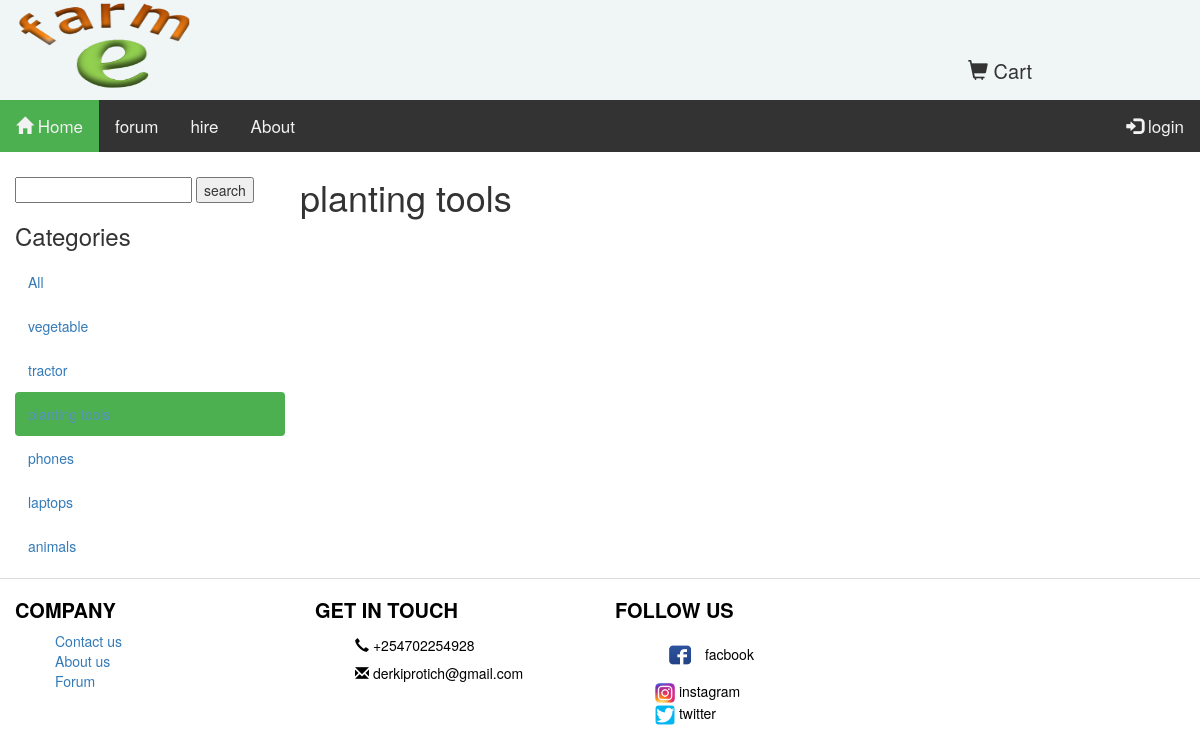
The page /planting-tools/ on the database its author committed.
### efarm/models.py (models this page shows, shortened)
class Category(models.Model):
	name = models.CharField(max_length=200 ,db_index=True)
	slug = models.SlugField(max_length=200,db_index=True, unique=True)
	class Meta:
		ordering=('-name',)
		verbose_name = 'category'
		verbose_name_plural = 'categories'
	def get_absolute_url(self):
		return reverse('product_list_by_category', args=[self.slug])

### efarm/views.py (the view)
# urls.py: url(r'^(?P<category_slug>[-\w]+)/$',views.product_list, name='product_list_by_category'),
def product_list(request ,category_slug=None):
	storage =messages.get_messages(request)
	category = None
	categories= Category.objects.all()
	cart_form=shoping()
	prod_list=Product.objects.filter(available=True)
	paginator =Paginator(prod_list,20)
	page = request.GET.get('page')
	try:
		products= paginator.page(page)
	except PageNotAnInteger:
		products = paginator.page(1)
	except EmptyPage:
		products = paginator.page(paginator.num_pages)
	if category_slug:
		category = get_object_or_404(Category, slug=category_slug)
		products = Product.objects.filter( category=category )
	return render(request,'shop/product/product.html', {'category':category,
														'categories':categories,
														'products':products,
														'page':page,
														'cart_form':cart_form,
														'message':storage}
														)

### cart/forms.py
class shoping(forms.Form):
	update=forms.BooleanField(required=False,initial=False,widget=forms.HiddenInput)
	quantity=forms.TypedChoiceField(required=True,
									 choices=PRODUCT_QUANTITY_CHOICE,
									 coerce =int)

### cart/cart.py (called while the page is built)
	def __len__(self):
		return sum(item['quantity' ] for item in self.cart.values())

### cart/context_processors.py (called while the page is built)
def cart(request):
	return {'cart': Cart(request)}

### efarm/templates/shop/product/product.html (shortened to what this page needs)
{% extends "shop/base.html" %}
{% load static %}
{% block content %}
<div id="content">
<div class="">
<div id="sidebar" class="col-lg-3 col-md-2 col-sm-0">
	<div>
				<form action="/search" method="get" class="autocomplete-me">
					<input name="q" type="text" type="text" id="id_q"  />
					<input type="submit" value="search"  />
				</form>
			</div>
			<h3>Categories</h3>
			<ul>
				<li {% if not category %} class="select"{% endif %}><a href="{% url "product_list" %}">All</a></li>
			{% for c in categories %}
				<li {% if category.slug == c.slug %}class="select"{% endif %}><a href="{{ c.get_absolute_url }}">{{ c.name }}</a></li>
			{% endfor %}
			</ul>
</div>
<h1>{% if category %} {{ category.name }}{% else %}Products{% endif %}</h1>
<div id="main" class="product col-sm-12 col-md-9 col-lg-9" >
    <div class="col-md-9 pull-left">
    </div>
</div>
</div>
	</div>
{% endblock %}

### static/css/main.css (style rules this page uses)
body { margin: 0px 0px 0px 0px; font-family:helvetica, sans-serif; height: 100%; }
* { box-sizing: border-box; }
a { text-decoration:none; color:black; }
#sidebar ul { margin: 0px; padding: 0px; }
#sidebar ul li { margin: 0px; list-style: none; padding: 12px 13px; }
#sidebar ul li a { display: block; }
#main { -webkit-flex-wrap: wrap; flex-wrap: wrap; display: flex; padding: 0px; height: auto; }
#sidebar ul li.select { background:#4CAF50; border-radius:4px; }
#sidebar ul li.select a { color:#5993bb; }

### rows shown on the page
Category: name "vegetable"
Category: name "tractor"
Category: name "phones"
Category: name "laptops"
Category: name "animals"
Category: name "planting tools"
